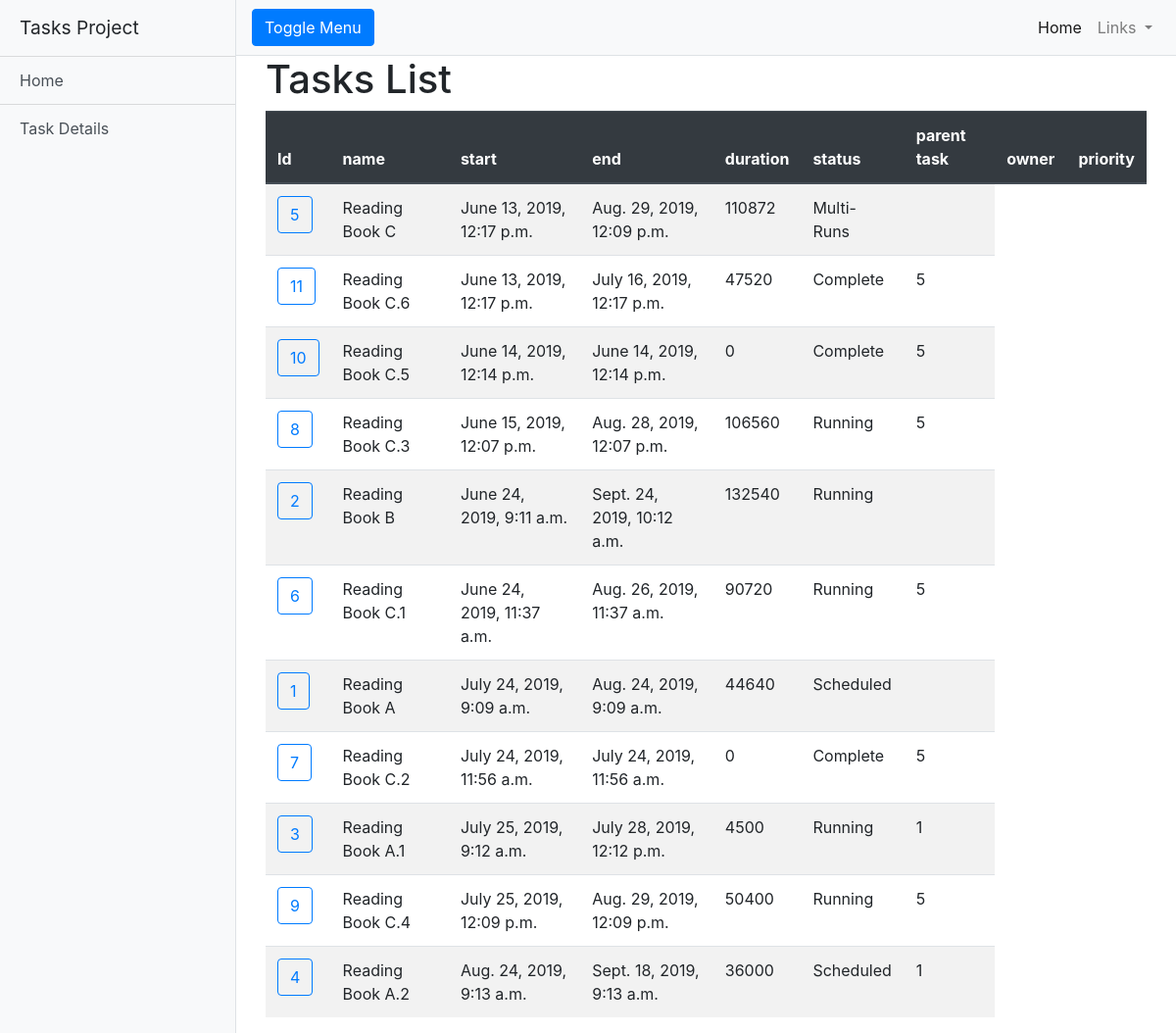
Screenshot of /tasks/alltasks/ with the database file from the repository.
### tasks/models.py (models this page shows, shortened)
class Task(models.Model):
    name = models.CharField(
        max_length=30,
        blank=False,
        null=False,
        db_index=True,
        help_text="The task name",
    )
    owner = models.ForeignKey(
        User,
        on_delete=models.CASCADE,
        null=False,
        help_text="The task owner",
    )
    PRIORITIES = (
        ('L', 'Low'),
        ('M', 'Meduim'),
        ('H', 'High'),
    )
    STATUS_TYPE = [
            'Scheduled',
            'Running',
            'Complete',
            'Multi-Runs',
            'Idle',
        ]
    priority = models.CharField(
        max_length=1,
        blank=False,
        null=False,
        default='L',
        choices=PRIORITIES,
        help_text="the priority of a task",
    )
    start = models.DateTimeField(
        auto_now_add=False,
        null=False,
        blank=False,
        db_index=True,
        help_text="the start date and time of a task",
    )
    end = models.DateTimeField(
        auto_now_add=False,
        null=False,
        blank=False,
        help_text="the end date and time of a task",
    )
    parent_task = models.ForeignKey(
        'Task',
        on_delete=models.CASCADE,
        null=True,
        blank=True,
        db_index=True,
        related_name='sub_task',
        help_text="the parent task of this sub task",
    )
    def _status(self):
        total_subtasks = Task.objects.filter(parent_task__id=self.id).count()
        logger.debug("total_subtasks: {} for parent_id {}".format(total_subtasks, self.id))
        if total_subtasks > 0:
            return self.get_task_with_subtask_status()
        else:
            return self.get_status(start_date=self.start, end_date=self.end)
    def get_task_with_subtask_status(self):
        logger.debug("has more than one subtask")
        subtasks = Task.objects.filter(parent_task__id=self.id)
        logger.debug("substasks: {}".format(subtasks))
        status_tmp = []
        for sub in subtasks:
            status_tmp.append(sub.status)
            logger.debug("subtaskid: {} - status: {}".format(sub.id, sub.status))
        subtasks_status = {k:status_tmp.count(k) for k in status_tmp}
        logger.debug("subtasks statuses: {}".format(subtasks_status))
        if subtasks_status.get('Running', 0) > 1 :
            return self.STATUS_TYPE[3]
        elif subtasks_status.get(self.STATUS_TYPE[2], 0) > 0 and subtasks_status.get(self.STATUS_TYPE[0], 0) > 0 and subtasks_status.get(self.STATUS_TYPE[1], 0) == 0:
            return self.STATUS_TYPE[4]
        elif len(subtasks_status.keys()) == 1:
            return list(subtasks_status.keys())[0]
        else:
            return self.STATUS_TYPE[0]
    def _duration(self):
        diff_delta = (self.end - self.start).total_seconds()
        duration_min = diff_delta / 60 # divide the sec by 60 to get the minutes
        return int(duration_min)
    status = property(_status)
    duration = property(_duration)
    def get_status(self, start_date=datetime, end_date=datetime):
        current_date = datetime.now(timezone.utc)
        logger.debug("get_status start_date: {} - end_date: {} - current_date: {}".format(start_date, end_date, current_date))
        if start_date > current_date:
            return self.STATUS_TYPE[0]
        elif end_date < current_date:
            return self.STATUS_TYPE[2]
        elif start_date < current_date and end_date > current_date:
            return self.STATUS_TYPE[1]
    class Meta:
        ordering = (('start'),)
        verbose_name_plural = "Task"
    def __str__(self):
        return "task %s start time at %s and end time at %s" % (self.name, self.start, self.end)

### tasks/views.py (the view)
# urls.py: path('alltasks/', views.TasksListView.as_view(), name='tasks'),
class TasksListView(generic.ListView):
    model = Task
    context_object_name = 'tasks_list'
    queryset = Task.objects.all()
    template_name = 'tasks.html'

### tasks/templates/tasks.html (shortened to what this page needs)
{% extends "base.html" %}
{% block content %}
<div class="container">
  <h1>Tasks List</h1>
  <table class="table table-striped table-hover" id="tasks_table">
      <thead class="thead-dark">
  <tr>
    <th>Id</th>
    <th>name</th>
    <th>start</th>
    <th>end</th>
    <th>duration</th>
    <th>status</th>
    <th>parent task</th>
    <th>owner</th>
    <th>priority</th>
  </tr>
      </thead>
    <tbody>
    {% if tasks_list %}
  {% for task in tasks_list %}
  <tr id={{ task.id }} >
    <td><button type="button" value={{ task.id }} class="btn btn-outline-primary"> {{ task.id }} </button></td>
    <td>{{ task.name }} </td>
    <td>{{ task.start }} </td>
    <td>{{ task.end }}</td>
    <td>{{ task.duration }}</td>
    <td>{{ task.status }}</td>
    <td>{{ task.parent_task.id }} </td>
  </tr>
  {% endfor %}
  </tbody>
</table>
{% endif %}
</div>
{% endblock %}

### tasks/templates/base.html (shortened to what this page needs)
<!DOCTYPE html>
<html lang="en">
{% block head %}
<head>
  {% load static %}
  <link href="{% static 'css/bootstrap/css/bootstrap.min.css' %}" rel="stylesheet">
  <link rel="stylesheet" href="{% static 'css/simple-sidebar.css' %}">
</head>
{% endblock %}
{% block body %}
<body>
  <div class="d-flex" id="wrapper">
    <div class="bg-light border-right" id="sidebar-wrapper">
      <div class="sidebar-heading">Tasks Project </div>
      <div class="list-group list-group-flush">
        <a href="{% url 'index' %}" class="list-group-item list-group-item-action bg-light">Home</a>
        <a href="{% url 'tasks' %}" class="list-group-item list-group-item-action bg-light">Task Details</a>
      </div>
    </div>
    <div id="page-content-wrapper">
      <nav class="navbar navbar-expand-lg navbar-light bg-light border-bottom">
        <button class="btn btn-primary" id="menu-toggle">Toggle Menu</button>
        <div class="collapse navbar-collapse" id="navbarSupportedContent">
          <ul class="navbar-nav ml-auto mt-2 mt-lg-0">
            <li class="nav-item active">
              <a class="nav-link" href="{% url 'index' %}">Home <span class="sr-only">(current)</span></a>
            </li>
              <a class="nav-link dropdown-toggle" href=="#" id="navbarDropdown" role="button" data-toggle="dropdown" aria-haspopup="true" aria-expanded="false">
                Links
              </a>
          </ul>
        </div>
      </nav>
      <div class="container-fluid">
      {% block content %}{% endblock %}
      </div>
    </div>
  </div>
</body>
{% endblock %}
</html>

### tasks/static/css/simple-sidebar.css (style rules this page uses)
body { overflow-x: hidden; }
#sidebar-wrapper { min-height: 100vh; margin-left: -15rem; -webkit-transition: margin .25s ease-out; -moz-transition: margin .25s ease-out; -o-transition: margin .25s ease-out; transition: margin .25s ease-out; }
#sidebar-wrapper .sidebar-heading { padding: 0.875rem 1.25rem; font-size: 1.2rem; }
#sidebar-wrapper .list-group { width: 15rem; }
#page-content-wrapper { min-width: 100vw; }
@media (min-width: 768px) { #sidebar-wrapper { margin-left: 0; } }
@media (min-width: 768px) { #page-content-wrapper { min-width: 0; width: 100%; } }

### rows the page displays
Task: id "5", name "Reading Book C", start "June 13, 2019, 12:17 p.m.", end "Aug. 29, 2019, 12:09 p.m.", duration "110872", status "Multi-Runs"
Task: id "11", name "Reading Book C.6", start "June 13, 2019, 12:17 p.m.", end "July 16, 2019, 12:17 p.m.", duration "47520", status "Complete", parent_task.id "5"
Task: id "10", name "Reading Book C.5", start "June 14, 2019, 12:14 p.m.", end "June 14, 2019, 12:14 p.m.", duration "0", status "Complete", parent_task.id "5"
Task: id "8", name "Reading Book C.3", start "June 15, 2019, 12:07 p.m.", end "Aug. 28, 2019, 12:07 p.m.", duration "106560", status "Running", parent_task.id "5"
Task: id "2", name "Reading Book B", start "June 24, 2019, 9:11 a.m.", end "Sept. 24, 2019, 10:12 a.m.", duration "132540", status "Running"
Task: id "6", name "Reading Book C.1", start "June 24, 2019, 11:37 a.m.", end "Aug. 26, 2019, 11:37 a.m.", duration "90720", status "Running", parent_task.id "5"
Task: id "1", name "Reading Book A", start "July 24, 2019, 9:09 a.m.", end "Aug. 24, 2019, 9:09 a.m.", duration "44640", status "Scheduled"
Task: id "7", name "Reading Book C.2", start "July 24, 2019, 11:56 a.m.", end "July 24, 2019, 11:56 a.m.", duration "0", status "Complete", parent_task.id "5"
Task: id "3", name "Reading Book A.1", start "July 25, 2019, 9:12 a.m.", end "July 28, 2019, 12:12 p.m.", duration "4500", status "Running", parent_task.id "1"
Task: id "9", name "Reading Book C.4", start "July 25, 2019, 12:09 p.m.", end "Aug. 29, 2019, 12:09 p.m.", duration "50400", status "Running", parent_task.id "5"
Task: id "4", name "Reading Book A.2", start "Aug. 24, 2019, 9:13 a.m.", end "Sept. 18, 2019, 9:13 a.m.", duration "36000", status "Scheduled", parent_task.id "1"
